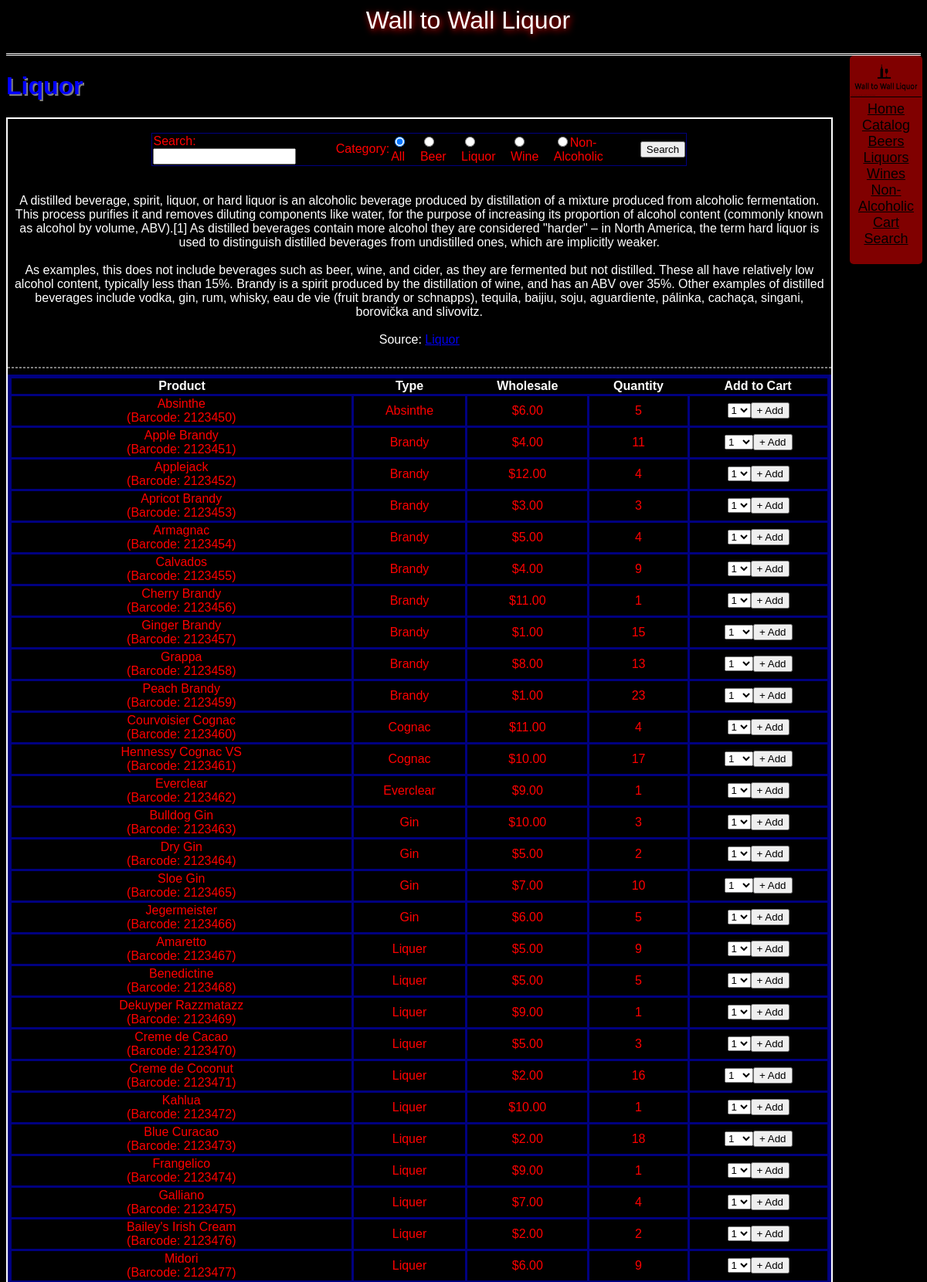
Page /catalog.php?category=liquor (upper part) on the committed database.
### tables this page shows
CREATE TABLE IF NOT EXISTS `items_alcohol` (
  `barcode` int(11) NOT NULL,
  `product` varchar(255) NOT NULL,
  `price` int(11) NOT NULL,
  `stock` int(11) NOT NULL,
  `package` varchar(255) NOT NULL,
  PRIMARY KEY (`barcode`)
);

CREATE TABLE IF NOT EXISTS `description_alcohol` (
  `barcode` int(11) NOT NULL,
  `category` varchar(255) NOT NULL,
  `sub_category` varchar(255) NOT NULL,
  `type` varchar(255) NOT NULL,
  `rating` int(11) NOT NULL,
  `rate_count` int(11) NOT NULL,
  PRIMARY KEY (`barcode`)
);

### catalog.php (the view, shortened to what this page needs)
<?php
ISSET($_GET["category"]) ? $type = strtolower($_GET["category"]) : $type = "catalog";
$db = new PDO("mysql:host={$GLOBALS['mysql_host']};dbname={$GLOBALS['mysql_database']}", $GLOBALS["mysql_user"], $GLOBALS["mysql_password"])
or die("Unable to connect to database.");
if ($type == "non_alcoholic") {
    $stmt = "SELECT i.`Barcode`, `Product`,`Category`,`Price`,`Stock` FROM `items_non` as i RIGHT JOIN `description_non` as d on d.Barcode = i.Barcode WHERE d.type=:type";
}
else if ($type == "all" || $type == "catalog") {
    $stmt = "SELECT i.`Barcode`, `Product`,`Category`,`Price`,`Stock` FROM `items_alcohol` as i RIGHT JOIN `description_alcohol` as d on d.Barcode = i.Barcode";
}
else {
    $stmt = "SELECT i.`Barcode`, `Product`,`Category`,`Price`,`Stock` FROM `items_alcohol` as i RIGHT JOIN `description_alcohol` as d on d.Barcode = i.Barcode WHERE d.type=:type";
}
$sth = $db->prepare($stmt);
@$sth->bindParam(":type", $type);
$sth->execute() or die("Unable to execute");
$result = $sth->fetchAll();
echo <<< ENDL
<table class="sortable">
	<tr>
		<th>Product</th>
		<th>Type</th>
		<th>Wholesale</th>
		<th>Quantity</th>
		<th class="nj sorttable_nosort">Add to Cart</th>
	</tr>
ENDL;
foreach($result as $row) {
    echo "<tr><td>{$row["Product"]}<br />(Barcode: {$row["Barcode"]})</td><td>{$row["Category"]}</td><td>\${$row["Price"]}.00</td><td>{$row["Stock"]}</td><td>";
    if ($row["Stock"] < 1) { echo "This product is currently unavailable"; }
    else {
        echo "<select id='quantity_{$row["Barcode"]}'>";
        for($i = 1; $i <= $row["Stock"]; $i++) {
            echo "<option value='$i'>$i</option>";
        }
        echo "</select><button onclick='action(\"add\",\"{$row["Barcode"]}\")'>+ Add</button>";
    }
    echo "</td></tr>\r\n";
}
echo "</table>";

### css/site.css (style rules this page uses)
html, body, pre { font-size: medium; font-family: arial, courier, sans-serif; font-weight: normal; font-style: normal; color: white; text-align: center; background-color: black; text-overflow: ellipsis; padding-bottom: 60px; }
table { text-align: center; width: 100%; border: 5px solid navy; border-collapse: collapse; }
td { border: 3px solid navy; color: red; }

### rows in the picture
items_alcohol: product "Absinthe", barcode "2123450", description_alcohol.category "Absinthe", price "6", stock "5", barcode "1"
items_alcohol: product "Apple Brandy", barcode "2123451", description_alcohol.category "Brandy", price "4", stock "11", barcode "1"
items_alcohol: product "Applejack", barcode "2123452", description_alcohol.category "Brandy", price "12", stock "4", barcode "1"
items_alcohol: product "Apricot Brandy", barcode "2123453", description_alcohol.category "Brandy", price "3", stock "3", barcode "1"
items_alcohol: product "Armagnac", barcode "2123454", description_alcohol.category "Brandy", price "5", stock "4", barcode "1"
items_alcohol: product "Calvados", barcode "2123455", description_alcohol.category "Brandy", price "4", stock "9", barcode "1"
items_alcohol: product "Cherry Brandy", barcode "2123456", description_alcohol.category "Brandy", price "11", stock "1", barcode "1"
items_alcohol: product "Ginger Brandy", barcode "2123457", description_alcohol.category "Brandy", price "1", stock "15", barcode "1"
items_alcohol: product "Grappa", barcode "2123458", description_alcohol.category "Brandy", price "8", stock "13", barcode "1"
items_alcohol: product "Peach Brandy", barcode "2123459", description_alcohol.category "Brandy", price "1", stock "23", barcode "1"
items_alcohol: product "Courvoisier Cognac", barcode "2123460", description_alcohol.category "Cognac", price "11", stock "4", barcode "1"
items_alcohol: product "Hennessy Cognac VS", barcode "2123461", description_alcohol.category "Cognac", price "10", stock "17", barcode "1"
items_alcohol: product "Everclear", barcode "2123462", description_alcohol.category "Everclear", price "9", stock "1", barcode "1"
items_alcohol: product "Bulldog Gin", barcode "2123463", description_alcohol.category "Gin", price "10", stock "3", barcode "1"
items_alcohol: product "Dry Gin", barcode "2123464", description_alcohol.category "Gin", price "5", stock "2", barcode "1"
items_alcohol: product "Sloe Gin", barcode "2123465", description_alcohol.category "Gin", price "7", stock "10", barcode "1"
items_alcohol: product "Jegermeister", barcode "2123466", description_alcohol.category "Gin", price "6", stock "5", barcode "1"
items_alcohol: product "Amaretto", barcode "2123467", description_alcohol.category "Liquer", price "5", stock "9", barcode "1"
items_alcohol: product "Benedictine", barcode "2123468", description_alcohol.category "Liquer", price "5", stock "5", barcode "1"
items_alcohol: product "Dekuyper Razzmatazz", barcode "2123469", description_alcohol.category "Liquer", price "9", stock "1", barcode "1"
items_alcohol: product "Creme de Cacao", barcode "2123470", description_alcohol.category "Liquer", price "5", stock "3", barcode "1"
items_alcohol: product "Creme de Coconut", barcode "2123471", description_alcohol.category "Liquer", price "2", stock "16", barcode "1"
items_alcohol: product "Kahlua", barcode "2123472", description_alcohol.category "Liquer", price "10", stock "1", barcode "1"
items_alcohol: product "Blue Curacao", barcode "2123473", description_alcohol.category "Liquer", price "2", stock "18", barcode "1"
items_alcohol: product "Frangelico", barcode "2123474", description_alcohol.category "Liquer", price "9", stock "1", barcode "1"
items_alcohol: product "Galliano", barcode "2123475", description_alcohol.category "Liquer", price "7", stock "4", barcode "1"
items_alcohol: product "Bailey's Irish Cream", barcode "2123476", description_alcohol.category "Liquer", price "2", stock "2", barcode "1"
items_alcohol: product "Midori", barcode "2123477", description_alcohol.category "Liquer", price "6", stock "9", barcode "1"

### other values in the picture
$pageTitle "Liquor"
preg_replace("/\n+/", "\n", $line) "Source: Liquor"
